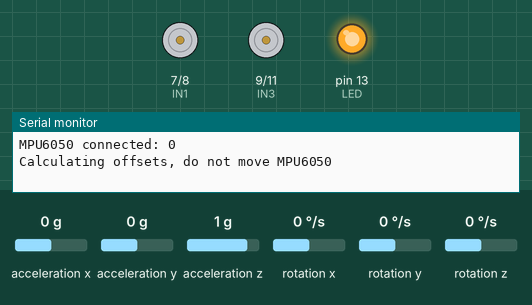
Recording of a sketch running on a simulated Arduino Uno, built with avr-gcc and run on an emulated ATmega328P. Shown: motor-driver pin pairs drawn as motors (green arrow = first pin HIGH = forward, orange = second pin HIGH = backward, longer = more drive, scaled by the enable pin), output pins drawn as LEDs (lit = HIGH), the last lines printed to the serial monitor. Inputs (shaded band) come from the test bench; at power-on: acceleration x 0 g, acceleration y 0 g, acceleration z 1 g, rotation x 0 °/s, rotation y 0 °/s, rotation z 0 °/s.

Above: at 0.1 s.
At 2.1 s:
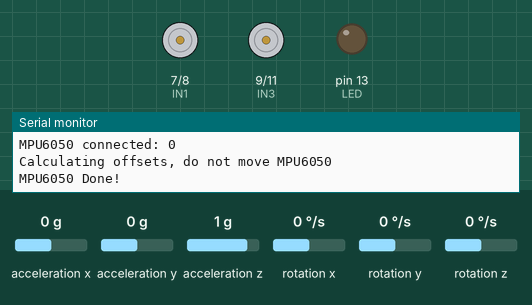
At 7.1 s:
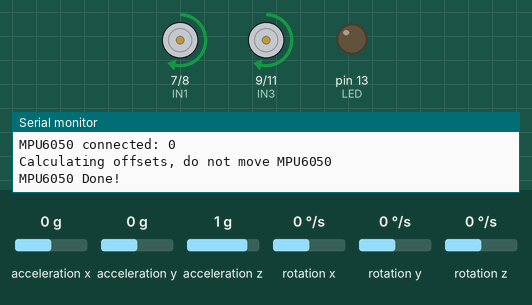
Timing chart, 0 to 8.6 s (numbered marks = the images above):
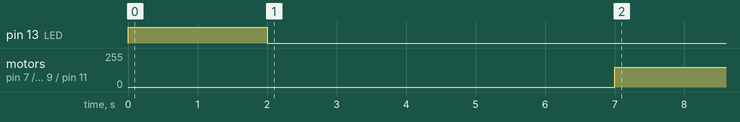

Measured:
- by itself, motor on pin 7 (IN1) / pin 8 (IN2), motor on pin 9 (IN3) / pin 11 (IN4): stopped → forward 150/255 at 7.0 s

The sketch:

sensor_test.ino
```cpp
/*
 Test updated sensor on the ELEGOO V3+
 - ultrasonic moves to A2/A3 to free I2C pins
 - MPU6050 IMU on I2C bus
 - photoresistors can be read on A0/A1
 - "enabled" LED on pin 13

 The ENA/ENB control speed with PWM
 IN1/IN2 control direction of A
 IN3/IN4 control direction of B

 IN1       IN2       Direction
 ---       ---       ---------
  0         0        Motor OFF
  1         0        Forward
  0         1        Backward
  1         1        Motor OFF

*/

#include "Wire.h"
#include <MPU6050_light.h>

#define ENA 5
#define ENB 6
#define IN1 7
#define IN2 8
#define IN3 9
#define IN4 11

#define LED 13

#define PHOTO_LEFT A0
#define PHOTO_RIGHT A1

#define ECHO_PIN A2
#define TRIG_PIN A3

#define MIN_SPEED 90
#define MAX_SPEED 160

#define STATE_DISABLED 0
#define STATE_SEEKING 1
#define STATE_AVOIDING 2
#define STATE_DRIVING 3

int current_state = STATE_DISABLED;

unsigned char turn_speed = 150;
unsigned char drive_speed = 100;

long rsl_millis = 0;
long rsl_state = LOW;

double current_photo;
double gyro_angle_z_offset;
double gyro_angle_z_target;

long report_millis; // Check Serial interval
long turn_millis; // when did last turn start
int turn_count;
boolean turning_left = true;

// IMU setup
MPU6050 mpu(Wire);

void update_rsl() {
  int timeout = current_state == STATE_DISABLED ? 500 : 2500;
  if (millis() - rsl_millis >= timeout) {
    rsl_millis = millis();
    rsl_state = !rsl_state;
    digitalWrite(LED, rsl_state);
  }
}

// ultrasonic distance
unsigned int get_distance(void) {
  unsigned int duration = 0;
  digitalWrite(TRIG_PIN, LOW);
  delayMicroseconds(2);
  digitalWrite(TRIG_PIN, HIGH);
  delayMicroseconds(10);
  digitalWrite(TRIG_PIN, LOW);
  duration = ((unsigned int)pulseIn(ECHO_PIN, HIGH) / 58); // .0343 cm/uS there & back
  if (duration == 0) {
    return 150; // timeout
  }
  // could clamp to 150cm here
  return duration;
}

double get_photo() {
  double photo_left = analogRead(PHOTO_LEFT);
  double photo_right = analogRead(PHOTO_RIGHT);
  return (photo_left + photo_right) / 2.0;
}

void forward() {
  digitalWrite(ENA,drive_speed);
  digitalWrite(ENB,drive_speed);
  digitalWrite(IN1,HIGH);
  digitalWrite(IN2,LOW);
  digitalWrite(IN3,LOW);
  digitalWrite(IN4,HIGH);
}

void backward() {
  digitalWrite(ENA,drive_speed);
  digitalWrite(ENB,drive_speed);
  digitalWrite(IN1,LOW);
  digitalWrite(IN2,HIGH);
  digitalWrite(IN3,HIGH);
  digitalWrite(IN4,LOW);
}

void left() {
  analogWrite(ENA,turn_speed);
  analogWrite(ENB,turn_speed);
  digitalWrite(IN1,LOW);
  digitalWrite(IN2,HIGH);
  digitalWrite(IN3,LOW);
  digitalWrite(IN4,HIGH);
}

void right() {
  analogWrite(ENA,turn_speed);
  analogWrite(ENB,turn_speed);
  digitalWrite(IN1,HIGH);
  digitalWrite(IN2,LOW);
  digitalWrite(IN3,HIGH);
  digitalWrite(IN4,LOW);
}

void stop(){
  digitalWrite(ENA,LOW);
  digitalWrite(ENB,LOW);
}

void gyro_reset() {
  gyro_angle_z_offset = mpu.getAngleZ();
}

double gyro_get_angle() {
  mpu.update();
  return (mpu.getAngleZ() - gyro_angle_z_offset) / 2.0;
}

double turn_to_light() {
  double max_photo_val = 0;
  double max_photo_angle = 0;
  gyro_reset();
  right();
  while(gyro_get_angle() > -60) {
    delay(50);
  }
  gyro_reset();
  left();
  while(gyro_get_angle() < 120) {
    delay(50);
    double p = get_photo();
    if (p > max_photo_val) {
        max_photo_val = p;
        max_photo_angle = gyro_get_angle();
    }
  }
  right();
  while(gyro_get_angle() > max_photo_angle) {
    delay(50);
  }
  stop();
  return max_photo_angle;
}

void setup() {
  Serial.begin(9600);

  // Motor setup
  pinMode(LED,OUTPUT);
  pinMode(ENA,OUTPUT);
  pinMode(ENB,OUTPUT);
  pinMode(IN1,OUTPUT);
  pinMode(IN2,OUTPUT);
  pinMode(IN3,OUTPUT);
  pinMode(IN4,OUTPUT);
  stop();

  // Ultrasonic setup
  pinMode(ECHO_PIN, INPUT);
  pinMode(TRIG_PIN, OUTPUT);

  // IMU setup
  Wire.begin();

  byte status = mpu.begin();
  while (status != 0) {
    Serial.print("Unable to connect to MPU6050: ");
    Serial.println(status);
    digitalWrite(LED, HIGH);
    delay(2000);
    digitalWrite(LED, LOW);
    delay(500);
    status = mpu.begin();
  }

  digitalWrite(LED, HIGH);
  Serial.print(F("MPU6050 connected: "));
  Serial.println(status);
  Serial.println(F("Calculating offsets, do not move MPU6050"));
  delay(1000);
  mpu.calcOffsets(true,true); // gyro and accelero
  digitalWrite(LED, LOW);
  Serial.println("MPU6050 Done!\n");

  gyro_reset();
  turn_millis = millis();
  turn_count = 0;
}

void loop() {

  mpu.update(); // update frequently
  if (millis() - turn_millis > 5000) {
    turn_millis = millis();
    double p = turn_to_light();
    Serial.println(p);
  }

}
```
